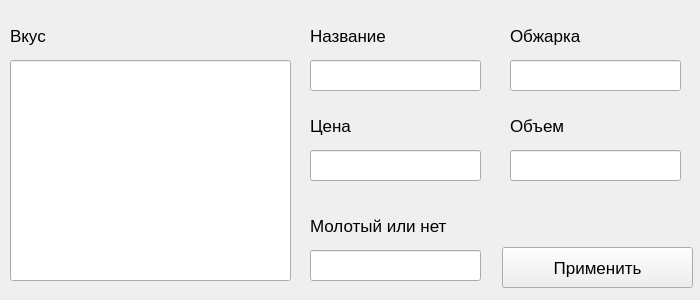
<?xml version="1.0" encoding="UTF-8"?>
<ui version="4.0">
 <class>Form</class>
 <widget class="QWidget" name="Form">
  <property name="geometry">
   <rect>
    <x>0</x>
    <y>0</y>
    <width>700</width>
    <height>300</height>
   </rect>
  </property>
  <property name="minimumSize">
   <size>
    <width>700</width>
    <height>300</height>
   </size>
  </property>
  <property name="maximumSize">
   <size>
    <width>700</width>
    <height>300</height>
   </size>
  </property>
  <property name="sizeIncrement">
   <size>
    <width>400</width>
    <height>0</height>
   </size>
  </property>
  <property name="windowTitle">
   <string>Заголовок</string>
  </property>
  <widget class="QPushButton" name="pushButton_apply">
   <property name="geometry">
    <rect>
     <x>502</x>
     <y>247</y>
     <width>191</width>
     <height>41</height>
    </rect>
   </property>
   <property name="font">
    <font>
     <pointsize>13</pointsize>
    </font>
   </property>
   <property name="text">
    <string>Применить</string>
   </property>
  </widget>
  <widget class="QLabel" name="label_name">
   <property name="geometry">
    <rect>
     <x>310</x>
     <y>20</y>
     <width>171</width>
     <height>31</height>
    </rect>
   </property>
   <property name="font">
    <font>
     <pointsize>13</pointsize>
    </font>
   </property>
   <property name="text">
    <string>Название</string>
   </property>
  </widget>
  <widget class="QLineEdit" name="lineEdit_name">
   <property name="geometry">
    <rect>
     <x>310</x>
     <y>60</y>
     <width>171</width>
     <height>31</height>
    </rect>
   </property>
  </widget>
  <widget class="QLabel" name="label_degree">
   <property name="geometry">
    <rect>
     <x>510</x>
     <y>20</y>
     <width>171</width>
     <height>31</height>
    </rect>
   </property>
   <property name="font">
    <font>
     <pointsize>13</pointsize>
    </font>
   </property>
   <property name="text">
    <string>Обжарка</string>
   </property>
  </widget>
  <widget class="QLineEdit" name="lineEdit_degree">
   <property name="geometry">
    <rect>
     <x>510</x>
     <y>60</y>
     <width>171</width>
     <height>31</height>
    </rect>
   </property>
  </widget>
  <widget class="QLabel" name="label_ground_or_whatever">
   <property name="geometry">
    <rect>
     <x>310</x>
     <y>210</y>
     <width>171</width>
     <height>31</height>
    </rect>
   </property>
   <property name="font">
    <font>
     <pointsize>13</pointsize>
    </font>
   </property>
   <property name="text">
    <string>Молотый или нет</string>
   </property>
  </widget>
  <widget class="QLineEdit" name="lineEdit_ground_or_whatever">
   <property name="geometry">
    <rect>
     <x>310</x>
     <y>250</y>
     <width>171</width>
     <height>31</height>
    </rect>
   </property>
  </widget>
  <widget class="QLabel" name="label_price">
   <property name="geometry">
    <rect>
     <x>310</x>
     <y>110</y>
     <width>171</width>
     <height>31</height>
    </rect>
   </property>
   <property name="font">
    <font>
     <pointsize>13</pointsize>
    </font>
   </property>
   <property name="text">
    <string>Цена</string>
   </property>
  </widget>
  <widget class="QLineEdit" name="lineEdit_price">
   <property name="geometry">
    <rect>
     <x>310</x>
     <y>150</y>
     <width>171</width>
     <height>31</height>
    </rect>
   </property>
  </widget>
  <widget class="QLabel" name="label_volume">
   <property name="geometry">
    <rect>
     <x>510</x>
     <y>110</y>
     <width>171</width>
     <height>31</height>
    </rect>
   </property>
   <property name="font">
    <font>
     <pointsize>13</pointsize>
    </font>
   </property>
   <property name="text">
    <string>Объем</string>
   </property>
  </widget>
  <widget class="QLineEdit" name="lineEdit_volume">
   <property name="geometry">
    <rect>
     <x>510</x>
     <y>150</y>
     <width>171</width>
     <height>31</height>
    </rect>
   </property>
  </widget>
  <widget class="QLabel" name="label_taste">
   <property name="geometry">
    <rect>
     <x>10</x>
     <y>20</y>
     <width>171</width>
     <height>31</height>
    </rect>
   </property>
   <property name="font">
    <font>
     <pointsize>13</pointsize>
    </font>
   </property>
   <property name="text">
    <string>Вкус</string>
   </property>
   <property name="textFormat">
    <enum>Qt::PlainText</enum>
   </property>
  </widget>
  <widget class="QLineEdit" name="lineEdit_taste">
   <property name="geometry">
    <rect>
     <x>10</x>
     <y>60</y>
     <width>281</width>
     <height>221</height>
    </rect>
   </property>
  </widget>
 </widget>
 <resources/>
 <connections/>
</ui>
